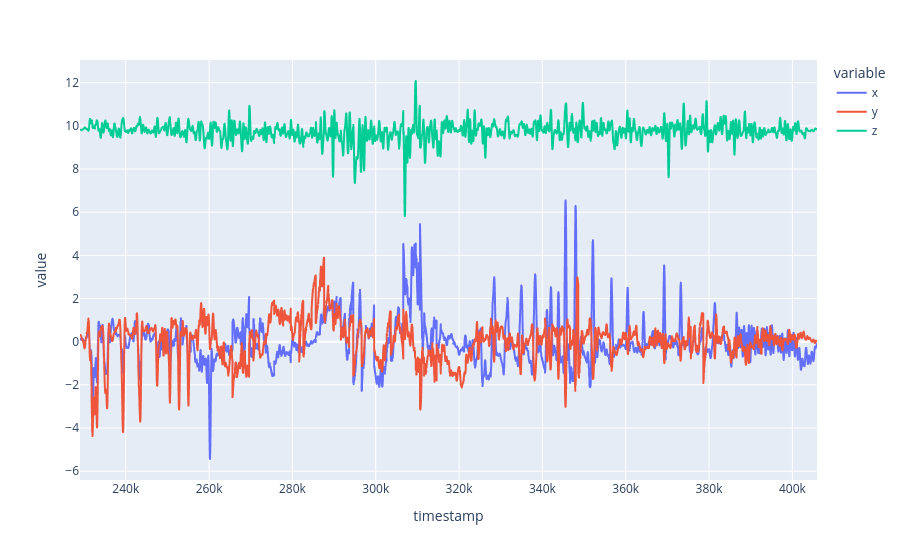

This figure's notebook cell:
### Code cell
px.line(pd.DataFrame(np.vstack(world_accel), columns=['timestamp', 'x', 'y', 'z']).set_index('timestamp'))

### Figure 1 — Plotly figure (JSON) as saved in the notebook; plotly's stock layout.template omitted (floating-point values rounded to 4 significant figures; data arrays with more than 128 entries replaced by an {"elided": "..."} marker saying what was removed)
{"data": [{"hovertemplate": "variable=x<br>timestamp=%{x}<br>value=%{y}<extra></extra>", "legendgroup": "x", "line": {"color": "#636efa", "dash": "solid"}, "marker": {"symbol": "circle"}, "mode": "lines", "name": "x", "showlegend": true, "type": "scattergl", "x": {"elided": "17763 float values"}, "xaxis": "x", "y": {"elided": "17763 float values"}, "yaxis": "y"}, {"hovertemplate": "variable=y<br>timestamp=%{x}<br>value=%{y}<extra></extra>", "legendgroup": "y", "line": {"color": "#EF553B", "dash": "solid"}, "marker": {"symbol": "circle"}, "mode": "lines", "name": "y", "showlegend": true, "type": "scattergl", "x": {"elided": "17763 float values"}, "xaxis": "x", "y": {"elided": "17763 float values"}, "yaxis": "y"}, {"hovertemplate": "variable=z<br>timestamp=%{x}<br>value=%{y}<extra></extra>", "legendgroup": "z", "line": {"color": "#00cc96", "dash": "solid"}, "marker": {"symbol": "circle"}, "mode": "lines", "name": "z", "showlegend": true, "type": "scattergl", "x": {"elided": "17763 float values"}, "xaxis": "x", "y": {"elided": "17763 float values"}, "yaxis": "y"}], "layout": {"legend": {"title": {"text": "variable"}, "tracegroupgap": 0}, "margin": {"t": 60}, "xaxis": {"anchor": "y", "domain": [0, 1], "title": {"text": "timestamp"}}, "yaxis": {"anchor": "x", "domain": [0, 1], "title": {"text": "value"}}}}
